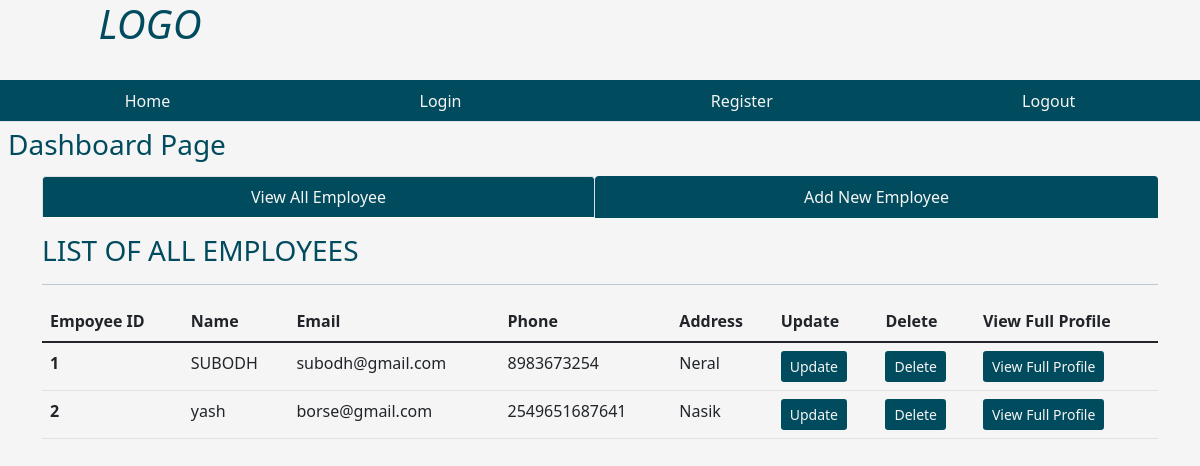
Page /dashboard on the earlier database version.
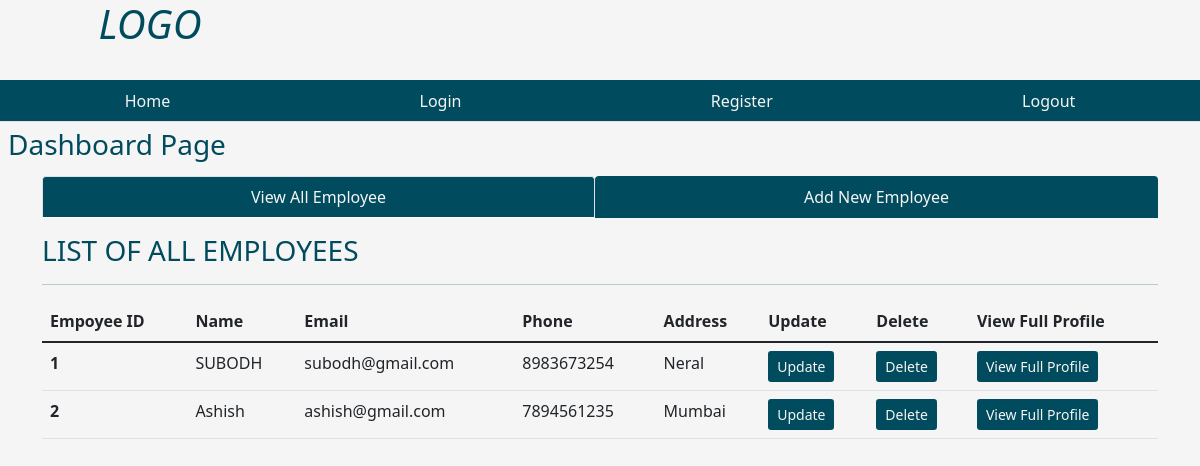
Same page on the later database version.
### tables this page shows
CREATE TABLE emp (empid integer primary key AUTOINCREMENT, name text not null, email text, phone integer, address text, joining_date default CURRENT_DATE);

### routes.py (the view)
@app.route('/dashboard')
def dashboard():
    user = get_current_user()
    db = get_database()
    emp_cur = db.execute('select * from emp')
    allemp = emp_cur.fetchall()
    return render_template('dashboard.html', user =user, allemp = allemp)

### database.py (called while the page is built)
def connect_to_databse():
  con = sqlite3.connect('employee_manage.db')
  con.row_factory = sqlite3.Row
  return con

def get_database():
    if not hasattr(g, 'employee_manage.db'):
        g.employee_manage_db = connect_to_databse()
    return g.employee_manage_db

### routes.py (called while the page is built)
@app.teardown_request
def close_database(error):
    if hasattr(g, 'employee_manage.db'):
        g.employee_manage.db.close()

def get_current_user():
    user = None
    if 'user' in session:
        user = session['user']
        db = get_database()
        user_cur = db.execute('select * from users where name = ?', [user])
        user = user_cur.fetchone()
    return user

### templates/dashboard.html (shortened to what this page needs)
{% from "showlinks.html" import show_links %}
<!DOCTYPE html>
<html lang="en">
<head>
    <link href="https://cdn.jsdelivr.net/npm/bootstrap@5.1.3/dist/css/bootstrap.min.css" rel="stylesheet">
    <link rel="stylesheet" href="{{url_for('static', filename='dashboard.css')}}" type = "text/css">
</head>
<body>
      <div class="parent">
        <div class="child child1">
            <h1 class="text-center"><i>LOGO</i></h1>
        </div>
        <div class="child child3">
            {{ show_links() }}
        </div>
        <div class="child child4">
            <h3 class="m-2">Dashboard Page</h3>
        </div>
        <div class="child child5" style="color:rgb(0, 75, 93);">
        </div>
        <div class="child child6  container" style="color:rgb(0, 75, 93);">
            <ul class="nav nav-tabs nav-fill mb-3">
                <li class="nav-item">
                  <a class="nav-link active" aria-current="page" href={{url_for('dashboard')}} style=" background-color:rgb(0, 75, 93); color:whitesmoke;">View All Employee</a>
                </li>
                <li class="nav-item">
                  <a class="nav-link" style=" background-color:rgb(0, 75, 93); color:whitesmoke;" href={{url_for('addnewemployee')}}>Add New Employee</a>
                </li>
              </ul>
              <div class="table-responsive-lg caption-top">
                <caption><h3>LIST OF ALL EMPLOYEES</h3></caption>
                <hr>
                <table class="table">
                    <thead>
                        <tr>
                          <th scope="col">Empoyee ID</th>
                          <th scope="col">Name</th>
                          <th scope="col">Email</th>
                          <th scope="col">Phone</th>
                          <th scope="col">Address</th>
                          <th scope="col">Update</th>
                          <th scope="col">Delete</th>
                          <th scope="col">View Full Profile</th>
                        </tr>
                      </thead>
                      <tbody>
                      {% for emp in allemp %}
                        <tr>
                          <th scope="row">{{ loop.index }}</th>
                          <td>{{ emp['name'] }}</td>
                          <td>{{ emp['email'] }}</td>
                          <td>{{ emp['phone'] }}</td>
                          <td>{{ emp['address'] }}</td>
                          <td><a class="btn btn-sm" style="background-color:rgb(0, 75, 93); color:whitesmoke;" href="{{url_for('fetchone', empid = emp['empid'])}}">Update</a></td>
                          <td><a class="btn btn-sm" style="background-color:rgb(0, 75, 93); color:whitesmoke;" href="{{url_for('deleteemp', empid = emp['empid'])}}">Delete</a></td>
                          <td><a class="btn btn-sm" style="background-color:rgb(0, 75, 93); color:whitesmoke;" href="{{url_for('singleemployee', empid = emp['empid'])}}">View Full Profile</a></td>
                        </tr>
                      {% endfor %}
                      </tbody>
                </table>
              </div>
        </div>
</body>
</html>

### templates/showlinks.html
{% macro show_links() %}
<ul class="nav nav-tabs nav-fill" style="background-color:rgb(0, 75, 93);">
                <li class="nav-item">
                  <a class="nav-link" style="color:whitesmoke;" href={{url_for('index')}}>Home</a>
                </li>
                <li class="nav-item">
                  <a class="nav-link" style="color:whitesmoke;" href={{url_for('login')}}>Login</a>
                </li>
                <li class="nav-item">
                  <a class="nav-link" style="color:whitesmoke;" href={{url_for('register')}}>Register</a>
                </li>
                <li class="nav-item">
                  <a class="nav-link"   style="color:whitesmoke;" href={{url_for('index')}}>Logout</a>
                </li>
              </ul>
{% endmacro %}

### static/dashboard.css (style rules this page uses)
html, body { height: 100%; background-color:whitesmoke; color:rgb(0, 75, 93); }
.parent { height: 100%; display: grid; grid-template-columns: repeat(4, 1fr); grid-template-rows: 10% 5% 7% auto 7%; }
.child { margin-bottom: 10px; }
.child1 { grid-column: 1/2; grid-row: 1/2; }
.child3 { grid-column: 1/-1; grid-row: 2/3; }
.child4 { grid-column: 1/2; grid-row: 3/4; }
.child5 { grid-column: 4/5; grid-row: 3/4; text-align: center; }
.child6 { grid-column: 1/-1; grid-row: 4/5; }

Differences in the rows shown:
removed emp: name "yash", email "borse@gmail.com", phone "2549651687641", address "Nasik"
added emp: name "Ashish", email "ashish@gmail.com", phone "7894561235", address "Mumbai"
